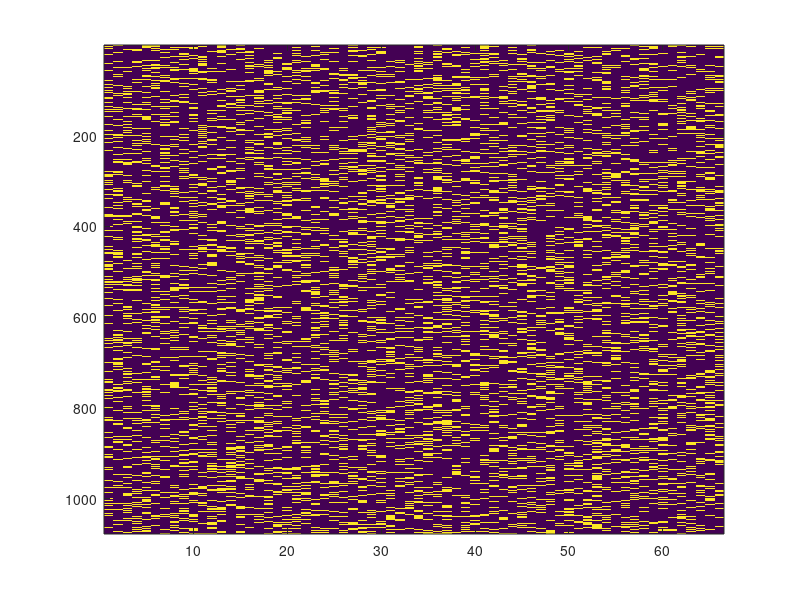

The MATLAB script that drew this image: (Note: this script raises an error after producing the figure.)

load Data_Cortex_Nuclear_data.csv

Data_Cortex_Nuclear_data = zscore(Data_Cortex_Nuclear_data);


train_inds_B = ones(1077,66);

Train_sz = size(train_inds_B,1)*size(train_inds_B,2);
rand_inds = ones(Train_sz,1);
b = randperm(Train_sz);
test_rand_inds = b(1:(Train_sz./10)*8);
rand_inds(test_rand_inds)=0;
train_inds_B = reshape(rand_inds, size(train_inds_B,1),size(train_inds_B,2));
figure; imagesc(train_inds_B);


%figure; surf(Data_Cortex_Nuclear_data_2)
%figure; mesh(Data_Cortex_Nuclear_data_2)

%load Data_Cortex_Nuclear_data_2;
%load Ten_percent_train_inds;
%train_inds_B = Ten_percent_train_inds;

f_sq_B = Data_Cortex_Nuclear_data;

save f_sq_B.mat f_sq_B;
save train_inds_B.mat train_inds_B;



[D1] = Build_dist_from_Sparse_Data(f_sq_B, train_inds_B);
[D2] = Build_dist_from_Sparse_Data(f_sq_B', train_inds_B');

save D1.mat D1;
save D2.mat D2;


sigma1 = FindEpsilon(D1)*2; 
sigma2 = FindEpsilon(D2)*2; 

save sigma1.mat sigma1;
save sigma2.mat sigma2;
%sigma1 = 20; 
%sigma2 = 50; 

f_to_approx = f_sq_B;

train_inds_vec = find(train_inds_B == 1);
f_train = f_sq_B(train_inds_vec);


test_inds_vec = find(train_inds_B == 0);
f_test = f_sq_B(test_inds_vec);

% plot f_train
F_train_plot = f_sq_B;
F_train_plot(test_inds_vec) = 0;
%figure; surf(F_train_plot);


for kk = 1:10

[fxy_approx{kk}, fx_approx{kk},fy_approx{kk}] = ALP_2d_Sum_Iter(D1, D2, sigma1, sigma2, f_to_approx, train_inds_B)

if(kk==1)
    f_multiscale{kk} = fxy_approx{kk};
else
    f_multiscale{kk} = f_multiscale{kk-1}+fxy_approx{kk};
end;

%errors
f_train_multiscale_approx = f_multiscale{kk}(train_inds_vec);
err_vecB = f_train-f_train_multiscale_approx;
err_vecB2 = err_vecB.^2;
MSE_err_iterB = sum(err_vecB2)./size(train_inds_vec,1);
err_iterB(kk) = MSE_err_iterB;

Root_err_iterB(kk) = sqrt(MSE_err_iterB);

%test error - just for this examples
f_test_multiscale_approx = f_multiscale{kk}(test_inds_vec);
err_vecB_test = f_test-f_test_multiscale_approx;
err_vecB2_test = err_vecB_test.^2;
MSE_err_iterB_test = sum(err_vecB2_test)./size(test_inds_vec,1);
err_iterB_test(kk) = MSE_err_iterB_test;

Root_err_iterB_test(kk) = sqrt(MSE_err_iterB_test);

%figure; surf(f_multiscale{kk}); title('f-multi'); axis([0 120 0 60 -1 1]);


d{kk} = f_sq_B - f_multiscale{kk};
%figure; surf(d{kk}); title('d'); axis([0 120 0 60 -1 1]);


f_to_approx = d{kk};
sigma1 = sigma1./2;
sigma2 = sigma2./2;


end;


%figure; plot(err_iterB, 'k', 'linewidth', 2);
%hold on; plot(err_iterB_test, 'm', 'linewidth', 1);
[ kk_val, kk_ind]= min(err_iterB);

for k_i =1 : kk_ind

    f_flat_k_i = reshape(f_multiscale{k_i}, 1077*66,1);
 %   figure; plot(f_train, 'k')
 %   hold on;
 %   plot(f_flat_k_i(train_inds_vec), 'b', 'linewidth', 3);
    
   % figure; plot(f_test, 'k')
  %  hold on;
   % plot(f_flat_k_i(test_inds_vec), 'y', 'linewidth', 3);
    
 %   %figure; surf(f_multiscale{k_i}); title('f-multi'); axis([0 120 0 60 -1 1]);
    
  %  %figure; surf(d{k_i}); title('d'); axis([0 120 0 60 -1 1]);

end;

kk_ind

%figure; bar([Root_err_iterB(1:kk_ind); Root_err_iterB_test(1:kk_ind)]')

%%figure; bar([0:9],[Root_err_iterB(1:kk_ind); Root_err_iterB_test(1:kk_ind)]'); hold on; axis([-1 10 0 1]);




for k_i =1 : kk_ind
   % figure; surf(f_multiscale{k_i}); title('f-multi'); axis([0 66 0 1077 -1 10]);
    
   %% figure; surf(d{k_i}); title('d'); axis([0 120 0 60 -1 1]);

end;


% Mean imputation

Mean_impute = zeros(size(f_sq_B,1),size(f_sq_B,2));
Median_impute = zeros(size(f_sq_B,1),size(f_sq_B,2));
Freq_impute = zeros(size(f_sq_B,1),size(f_sq_B,2));

for c=1:size(f_sq_B,2)
    curr_col = f_sq_B(:,c);
    curr_col_train_inds = find(train_inds_B(:,c)==1);
    curr_col_test_inds = find(train_inds_B(:,c)==0);
    curr_col_train = f_sq_B(curr_col_train_inds, c);
    mean_c = mean(curr_col_train);
    median_c = median(curr_col_train);
    freq_c = mode(curr_col_train);
    
    curr_col(curr_col_test_inds)=-1000;
    
    curr_col_mean_imp = curr_col;
    curr_col_mean_imp(curr_col_test_inds)=mean_c;
    Mean_impute(:,c) = curr_col_mean_imp;
    
    curr_col_median_imp = curr_col;
    curr_col_median_imp(curr_col_test_inds)=median_c;
    Median_impute(:,c) = curr_col_median_imp;
    
    
    curr_col_freq_imp = curr_col;
    curr_col_freq_imp(curr_col_test_inds)=freq_c;
    Freq_impute(:,c) = curr_col_freq_imp;
    
end;

Mean_impute_test = Mean_impute(test_inds_vec);
err_mean = f_test - Mean_impute_test;
err_mean = err_mean.^2;
MSE_err_mean = sum(err_mean)./size(test_inds_vec,1)
RMSE_err_mean = sqrt(MSE_err_mean)

Median_impute_test = Median_impute(test_inds_vec);
err_median = f_test - Median_impute_test;
err_median = err_median.^2;
MSE_err_median = sum(err_median)./size(test_inds_vec,1)
RMSE_err_median = sqrt(MSE_err_median)


Freq_impute_test = Freq_impute(test_inds_vec);
err_freq = f_test - Freq_impute_test;
err_freq = err_freq.^2;
MSE_err_freq = sum(err_freq)./size(test_inds_vec,1)
RMSE_err_freq = sqrt(MSE_err_freq)

err_iterB_test(kk_ind)
sqrt(err_iterB_test(kk_ind))

% row 1 MSE:  2D_ALP, MeanErr, MedErr FreqErr
% row 2 RMSE:  2D_ALP, MeanErr, MedErr FreqErr

ALL_ERRS(1,1) = err_iterB_test(kk_ind);
ALL_ERRS(2,1) = sqrt(err_iterB_test(kk_ind));

ALL_ERRS(1,2) = err_iterB_test(kk_ind-1);
ALL_ERRS(2,2) = sqrt(err_iterB_test(kk_ind-1));


ALL_ERRS(1,3) = MSE_err_mean;
ALL_ERRS(2,3) = RMSE_err_mean;

ALL_ERRS(1,4) = MSE_err_median;
ALL_ERRS(2,4) = RMSE_err_median;

ALL_ERRS(1,5) = MSE_err_freq;
ALL_ERRS(2,5) = RMSE_err_freq;

ALL_ERRS
